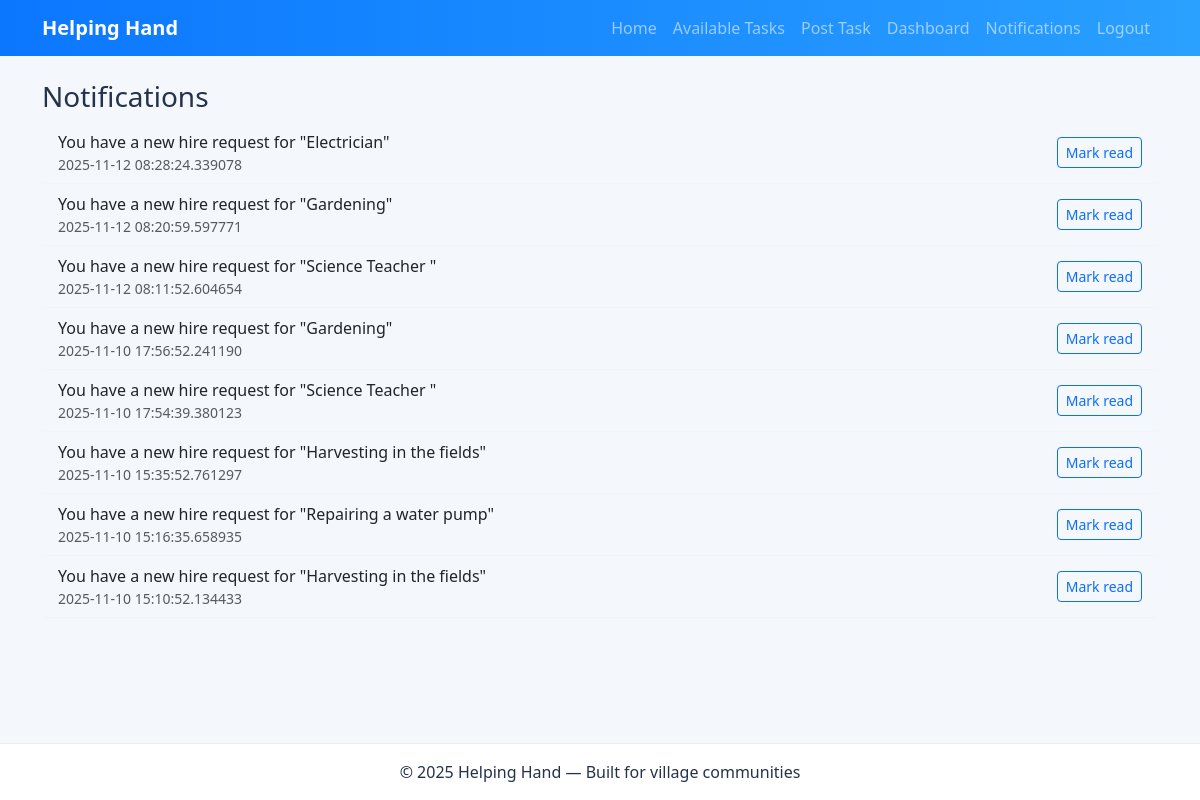
Page /notifications (signed in) on the committed database.
### tables this page shows
CREATE TABLE notifications (
    id INTEGER PRIMARY KEY AUTOINCREMENT,
    user_id INTEGER,
    message TEXT,
    is_read INTEGER DEFAULT 0,
    created_at TEXT,
    FOREIGN KEY (user_id) REFERENCES users(id) ON DELETE CASCADE
);

### app.py (the view)
@app.route('/notifications')
def notifications():
    if 'user_id' not in session:
        flash('Please login to view notifications','warning'); return redirect(url_for('login'))
    notes = query_db('SELECT * FROM notifications WHERE user_id = ? ORDER BY created_at DESC', (session['user_id'],))
    return render_template('notifications.html', notes=notes)

### app.py (called while the page is built)
def get_db():
    db = getattr(g, '_database', None)
    if db is None:
        db = g._database = sqlite3.connect(DATABASE)
        db.row_factory = sqlite3.Row
    return db

@app.teardown_appcontext
def close_connection(exception):
    db = getattr(g, '_database', None)
    if db is not None:
        db.close()

def query_db(query, args=(), one=False):
    cur = get_db().execute(query, args)
    rv = cur.fetchall()
    cur.close()
    return (rv[0] if rv else None) if one else rv

### templates/notifications.html
{% extends "base.html" %}
{% block content %}
<h3>Notifications</h3>
<ul class="list-group">
  {% for n in notes %}
    <li class="list-group-item d-flex justify-content-between align-items-center">
      <div>{{ n['message'] }} <div class="small text-muted">{{ n['created_at'] }}</div></div>
      <div>
        {% if not n['is_read'] %}<a class="btn btn-sm btn-outline-primary" href="{{ url_for('mark_read', nid=n['id']) }}">Mark read</a>{% else %}<span class="text-muted">Read</span>{% endif %}
      </div>
    </li>
  {% endfor %}
</ul>
{% endblock %}

### static/styles.css (style rules this page uses)
:root { --primary:#0b77ff;--primary-dark:#0759cc;--muted:#6c757d;--radius:12px; }
body { background:#f4f7fb;font-family:system-ui,Segoe UI,Roboto,Arial;color:#24324a;margin-bottom:60px; }
.list-group-item { border:none;border-bottom:1px solid #eef5ff;background:transparent; }

### rows in the picture
notifications: message "You have a new hire request for \"Electrician\"", created_at "2025-11-12 08:28:24.339078"
notifications: message "You have a new hire request for \"Gardening\"", created_at "2025-11-12 08:20:59.597771"
notifications: message "You have a new hire request for \"Science Teacher \"", created_at "2025-11-12 08:11:52.604654"
notifications: message "You have a new hire request for \"Gardening\"", created_at "2025-11-10 17:56:52.241190"
notifications: message "You have a new hire request for \"Science Teacher \"", created_at "2025-11-10 17:54:39.380123"
notifications: message "You have a new hire request for \"Harvesting in the fields\"", created_at "2025-11-10 15:35:52.761297"
notifications: message "You have a new hire request for \"Repairing a water pump\"", created_at "2025-11-10 15:16:35.658935"
notifications: message "You have a new hire request for \"Harvesting in the fields\"", created_at "2025-11-10 15:10:52.134433"

### other values in the picture
{{ 2025 }} "2025"
